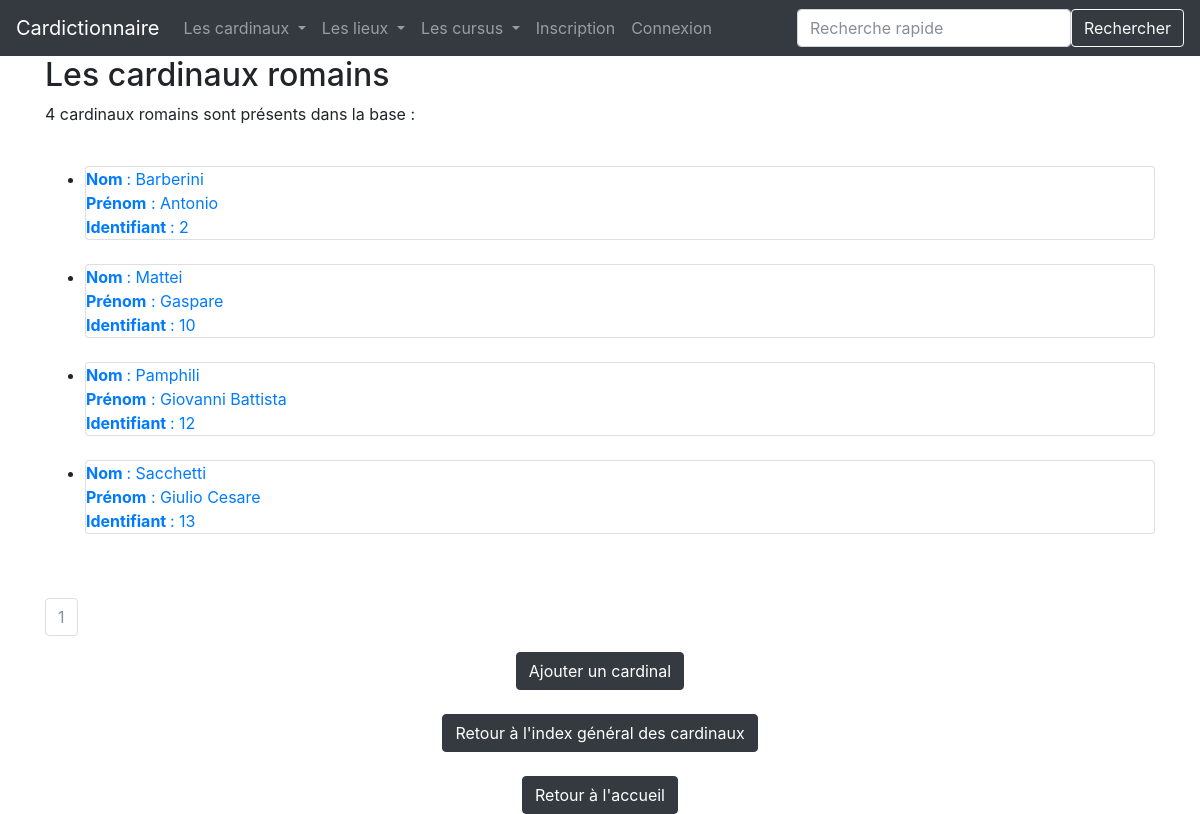
Page /index_cardinaux_romains on the committed database.
### app/modeles/donnees.py (models this page shows, shortened)
class Cardinal(db.Model):
    __tablename__ = "cardinal"
    cardinal_id = db.Column(db.Integer, unique=True, nullable=False, primary_key=True, autoincrement=True)
    cardinal_nom = db.Column(db.Text, nullable=False)
    cardinal_prenom = db.Column(db.Text)
    cardinal_date_naissance = db.Column(db.Text)
    cardinal_date_deces = db.Column(db.Text)
    cardinal_pays_naissance = db.Column(db.Text)
    cardinal_ville_naissance = db.Column(db.Text)
    etudes = db.relationship("Etudes", back_populates="cardinal")
    mission = db.relationship("Mission", back_populates="cardinal")
    authorships = db.relationship("Authorship", back_populates="cardinal")

### app/routes/generic.py (the view)
@app.route("/index_cardinaux_romains")
def index_cardinaux_romains():
    page = request.args.get("page", 1)
    if isinstance(page, str) and page.isdigit():
        page = int(page)
    else:
        page = 1
    resultats = Cardinal.query.filter(Cardinal.cardinal_ville_naissance =="Rome").paginate(page=page, per_page=RESULTATS_PAR_PAGE)
    return render_template("pages/index_cardinaux_romains.html", resultats=resultats, cardinal=cardinal)

### app/templates/pages/index_cardinaux_romains.html (shortened to what this page needs)
{% extends "conteneur.html" %}
{% block corps %}
<h2>Les cardinaux romains</h2>
<div class="centrer_contenu">
    {% if resultats %}
        <p>{{resultats.total}} cardinaux romains sont présents dans la base :</p>
        <br>
        <ul>
            {% for cardinal in resultats.items %}
                <li><div class="card"><a href="{{url_for('cardinal', cardinal_id=cardinal.cardinal_id)}}">
                    <b>Nom </b>: {{cardinal.cardinal_nom}}<br/>
                    <b>Prénom</b> : {{cardinal.cardinal_prenom}}<br/>
                    <b> Identifiant </b> : {{cardinal.cardinal_id}}
                </a></div></li><br/>
            {% endfor %}
        </ul>
    <br>
        <nav aria-label="research-pagination">
            <ul class="pagination">
                {%- for page in resultats.iter_pages() %}
                    {% if page %}
                        {% if page != resultats.page %}
                            <li class="page-item">
                                <a class="page-link" href="{{ url_for('index_cardinaux', page=page) }}">{{page}}</a>
                            </li>
                        {% else %}
                            <li class="page-item active disabled">
                                <a class="page-link">{{page}} <span class="sr-only">(actuelle)</span></a>
                            </li>
                        {% endif %}
                    {% else %}
                        <li class="page-item disabled">
                            <a class="page-link">...</a>
                        </li>
                    {% endif %}
                {%- endfor %}
            </ul>
        </nav>
    {% endif %}
    <div align="center">
        <a href="{{url_for('cardinal_add')}}" class="btn btn-dark">Ajouter un cardinal</a>
        <br>
        <br>
        <a href="{{url_for('index_cardinaux')}}" class="btn btn-dark">Retour à l'index général des cardinaux</a>
        <br>
        <br>
        <a href="{{url_for('accueil')}}" class="btn btn-dark">Retour à l'accueil</a>
    </div>
</div>
{% endblock %}</title>

### rows in the picture
Cardinal: cardinal_nom "Barberini", cardinal_prenom "Antonio", cardinal_id "2"
Cardinal: cardinal_nom "Mattei", cardinal_prenom "Gaspare", cardinal_id "10"
Cardinal: cardinal_nom "Pamphili", cardinal_prenom "Giovanni Battista", cardinal_id "12"
Cardinal: cardinal_nom "Sacchetti", cardinal_prenom "Giulio Cesare", cardinal_id "13"

### other values in the picture
{{ resultats.total }} "4"
{{ page }} "1"
